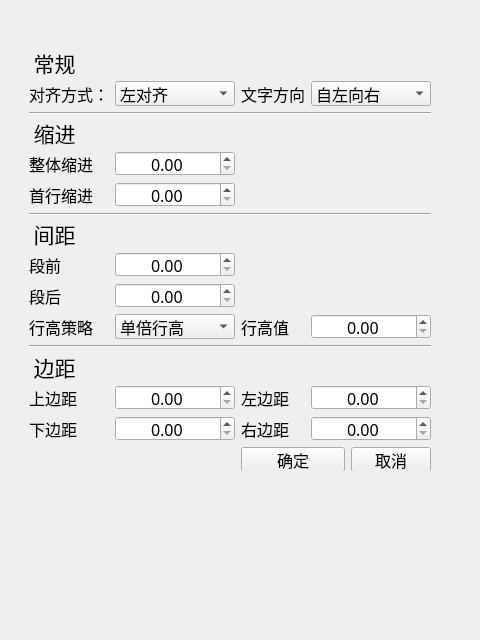
<?xml version="1.0" encoding="UTF-8"?>
<ui version="4.0">
 <class>ParagraphFormatWidget</class>
 <widget class="QWidget" name="ParagraphFormatWidget">
  <property name="windowModality">
   <enum>Qt::NonModal</enum>
  </property>
  <property name="geometry">
   <rect>
    <x>0</x>
    <y>0</y>
    <width>480</width>
    <height>640</height>
   </rect>
  </property>
  <property name="minimumSize">
   <size>
    <width>400</width>
    <height>600</height>
   </size>
  </property>
  <property name="maximumSize">
   <size>
    <width>3940</width>
    <height>2080</height>
   </size>
  </property>
  <property name="font">
   <font>
    <family>宋体</family>
    <pointsize>12</pointsize>
   </font>
  </property>
  <property name="windowTitle">
   <string>段落属性</string>
  </property>
  <widget class="QWidget" name="">
   <property name="geometry">
    <rect>
     <x>0</x>
     <y>50</y>
     <width>431</width>
     <height>421</height>
    </rect>
   </property>
   <layout class="QGridLayout" name="gridLayout_2">
    <item row="0" column="0">
     <layout class="QGridLayout" name="gridLayout"/>
    </item>
    <item row="1" column="0" colspan="2">
     <widget class="QLabel" name="label">
      <property name="font">
       <font>
        <pointsize>16</pointsize>
       </font>
      </property>
      <property name="text">
       <string>常规</string>
      </property>
      <property name="textFormat">
       <enum>Qt::AutoText</enum>
      </property>
      <property name="alignment">
       <set>Qt::AlignCenter</set>
      </property>
     </widget>
    </item>
    <item row="2" column="1">
     <widget class="QLabel" name="label_2">
      <property name="text">
       <string>对齐方式：</string>
      </property>
     </widget>
    </item>
    <item row="2" column="2">
     <widget class="QComboBox" name="combo_alignment">
      <property name="sizeAdjustPolicy">
       <enum>QComboBox::AdjustToMinimumContentsLength</enum>
      </property>
      <property name="minimumContentsLength">
       <number>10</number>
      </property>
      <item>
       <property name="text">
        <string>左对齐</string>
       </property>
      </item>
      <item>
       <property name="text">
        <string>右对齐</string>
       </property>
      </item>
      <item>
       <property name="text">
        <string>居中</string>
       </property>
      </item>
      <item>
       <property name="text">
        <string>自动对齐</string>
       </property>
      </item>
     </widget>
    </item>
    <item row="2" column="3">
     <widget class="QLabel" name="label_16">
      <property name="text">
       <string>文字方向</string>
      </property>
     </widget>
    </item>
    <item row="2" column="4" colspan="2">
     <widget class="QComboBox" name="combo_alignment_2">
      <property name="sizeAdjustPolicy">
       <enum>QComboBox::AdjustToMinimumContentsLength</enum>
      </property>
      <property name="minimumContentsLength">
       <number>10</number>
      </property>
      <item>
       <property name="text">
        <string>自左向右</string>
       </property>
      </item>
      <item>
       <property name="text">
        <string>自右向左</string>
       </property>
      </item>
     </widget>
    </item>
    <item row="3" column="1" colspan="5">
     <widget class="Line" name="line">
      <property name="orientation">
       <enum>Qt::Horizontal</enum>
      </property>
     </widget>
    </item>
    <item row="4" column="0" colspan="2">
     <widget class="QLabel" name="label_3">
      <property name="font">
       <font>
        <family>宋体</family>
        <pointsize>16</pointsize>
       </font>
      </property>
      <property name="text">
       <string>缩进</string>
      </property>
      <property name="alignment">
       <set>Qt::AlignCenter</set>
      </property>
     </widget>
    </item>
    <item row="5" column="1">
     <widget class="QLabel" name="label_4">
      <property name="text">
       <string>整体缩进</string>
      </property>
     </widget>
    </item>
    <item row="5" column="2">
     <widget class="QDoubleSpinBox" name="double_Indent">
      <property name="alignment">
       <set>Qt::AlignCenter</set>
      </property>
     </widget>
    </item>
    <item row="6" column="1">
     <widget class="QLabel" name="label_5">
      <property name="text">
       <string>首行缩进</string>
      </property>
     </widget>
    </item>
    <item row="6" column="2">
     <widget class="QDoubleSpinBox" name="double_firstIndent">
      <property name="alignment">
       <set>Qt::AlignCenter</set>
      </property>
     </widget>
    </item>
    <item row="7" column="1" colspan="5">
     <widget class="Line" name="line_3">
      <property name="orientation">
       <enum>Qt::Horizontal</enum>
      </property>
     </widget>
    </item>
    <item row="8" column="0" colspan="2">
     <widget class="QLabel" name="label_6">
      <property name="font">
       <font>
        <family>宋体</family>
        <pointsize>16</pointsize>
       </font>
      </property>
      <property name="text">
       <string>间距</string>
      </property>
      <property name="alignment">
       <set>Qt::AlignCenter</set>
      </property>
     </widget>
    </item>
    <item row="9" column="1">
     <widget class="QLabel" name="label_8">
      <property name="text">
       <string>段前</string>
      </property>
     </widget>
    </item>
    <item row="9" column="2">
     <widget class="QDoubleSpinBox" name="double_spaceBefore">
      <property name="alignment">
       <set>Qt::AlignCenter</set>
      </property>
     </widget>
    </item>
    <item row="10" column="1">
     <widget class="QLabel" name="label_7">
      <property name="text">
       <string>段后</string>
      </property>
     </widget>
    </item>
    <item row="10" column="2">
     <widget class="QDoubleSpinBox" name="double_spaceAfter">
      <property name="alignment">
       <set>Qt::AlignCenter</set>
      </property>
     </widget>
    </item>
    <item row="11" column="1">
     <widget class="QLabel" name="label_9">
      <property name="text">
       <string>行高策略</string>
      </property>
     </widget>
    </item>
    <item row="11" column="2">
     <widget class="QComboBox" name="combo_lineHeight">
      <property name="sizeAdjustPolicy">
       <enum>QComboBox::AdjustToMinimumContentsLength</enum>
      </property>
      <property name="minimumContentsLength">
       <number>10</number>
      </property>
      <item>
       <property name="text">
        <string>单倍行高</string>
       </property>
      </item>
      <item>
       <property name="text">
        <string>多倍行高</string>
       </property>
      </item>
      <item>
       <property name="text">
        <string>固定值</string>
       </property>
      </item>
      <item>
       <property name="text">
        <string>最小值</string>
       </property>
      </item>
     </widget>
    </item>
    <item row="11" column="3">
     <widget class="QLabel" name="label_10">
      <property name="text">
       <string>行高值</string>
      </property>
     </widget>
    </item>
    <item row="11" column="4" colspan="2">
     <widget class="QDoubleSpinBox" name="double_lineHeight">
      <property name="alignment">
       <set>Qt::AlignCenter</set>
      </property>
     </widget>
    </item>
    <item row="12" column="1" colspan="5">
     <widget class="Line" name="line_2">
      <property name="orientation">
       <enum>Qt::Horizontal</enum>
      </property>
     </widget>
    </item>
    <item row="13" column="0" colspan="2">
     <widget class="QLabel" name="label_12">
      <property name="font">
       <font>
        <family>宋体</family>
        <pointsize>16</pointsize>
       </font>
      </property>
      <property name="text">
       <string>边距</string>
      </property>
      <property name="alignment">
       <set>Qt::AlignCenter</set>
      </property>
     </widget>
    </item>
    <item row="14" column="1">
     <widget class="QLabel" name="label_11">
      <property name="text">
       <string>上边距</string>
      </property>
     </widget>
    </item>
    <item row="14" column="2">
     <widget class="QDoubleSpinBox" name="double_topMargin">
      <property name="alignment">
       <set>Qt::AlignCenter</set>
      </property>
     </widget>
    </item>
    <item row="14" column="3">
     <widget class="QLabel" name="label_14">
      <property name="text">
       <string>左边距</string>
      </property>
     </widget>
    </item>
    <item row="14" column="4" colspan="2">
     <widget class="QDoubleSpinBox" name="double_leftMargin">
      <property name="alignment">
       <set>Qt::AlignCenter</set>
      </property>
     </widget>
    </item>
    <item row="15" column="1">
     <widget class="QLabel" name="label_13">
      <property name="text">
       <string>下边距</string>
      </property>
     </widget>
    </item>
    <item row="15" column="2">
     <widget class="QDoubleSpinBox" name="double_bottomMargin">
      <property name="alignment">
       <set>Qt::AlignCenter</set>
      </property>
     </widget>
    </item>
    <item row="15" column="3">
     <widget class="QLabel" name="label_15">
      <property name="text">
       <string>右边距</string>
      </property>
     </widget>
    </item>
    <item row="15" column="4" colspan="2">
     <widget class="QDoubleSpinBox" name="double_rightMargin">
      <property name="alignment">
       <set>Qt::AlignCenter</set>
      </property>
     </widget>
    </item>
    <item row="16" column="3" colspan="2">
     <widget class="QPushButton" name="btn_ok">
      <property name="text">
       <string>确定</string>
      </property>
     </widget>
    </item>
    <item row="16" column="5">
     <widget class="QPushButton" name="btn_cancel">
      <property name="text">
       <string>取消</string>
      </property>
     </widget>
    </item>
   </layout>
  </widget>
 </widget>
 <resources/>
 <connections/>
</ui>
